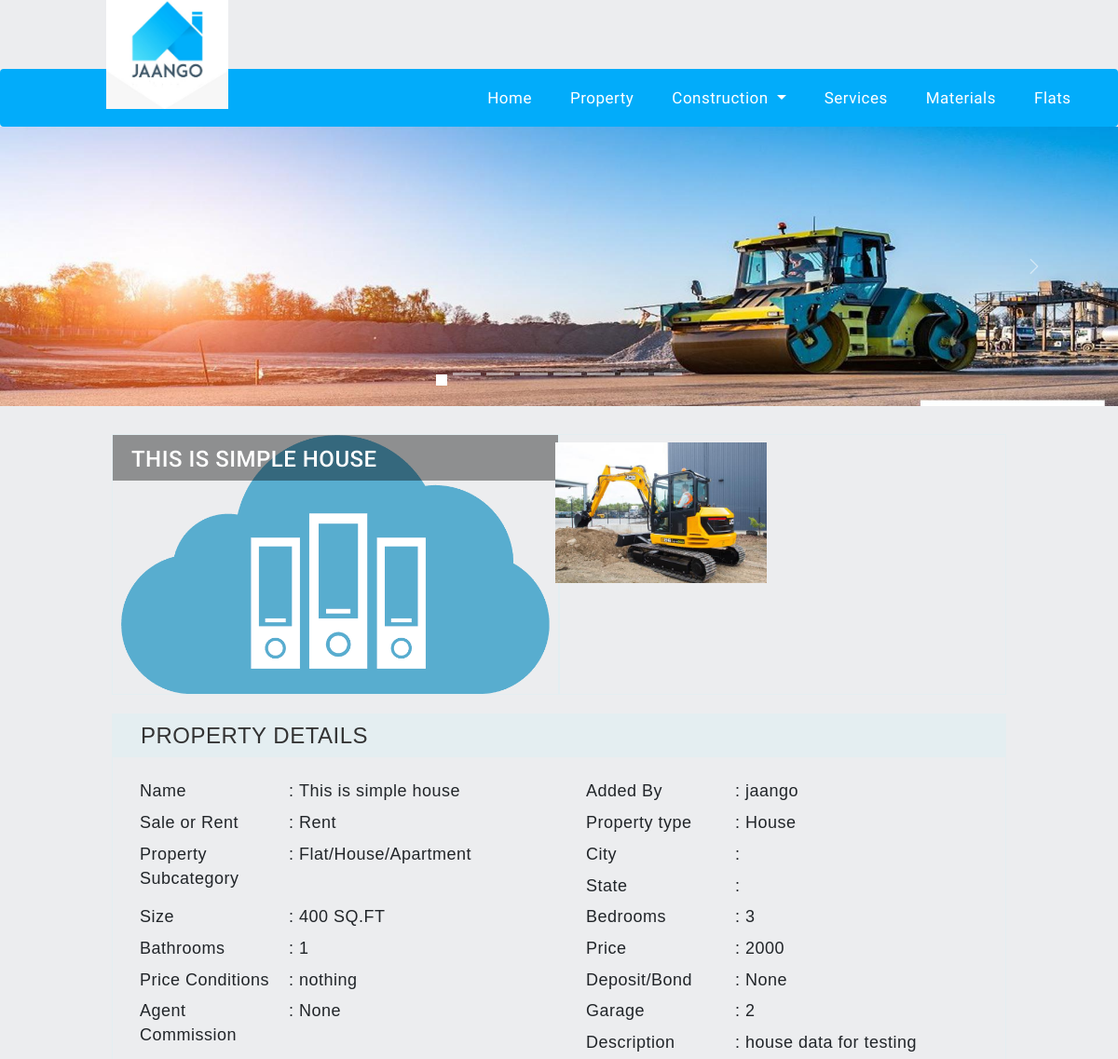
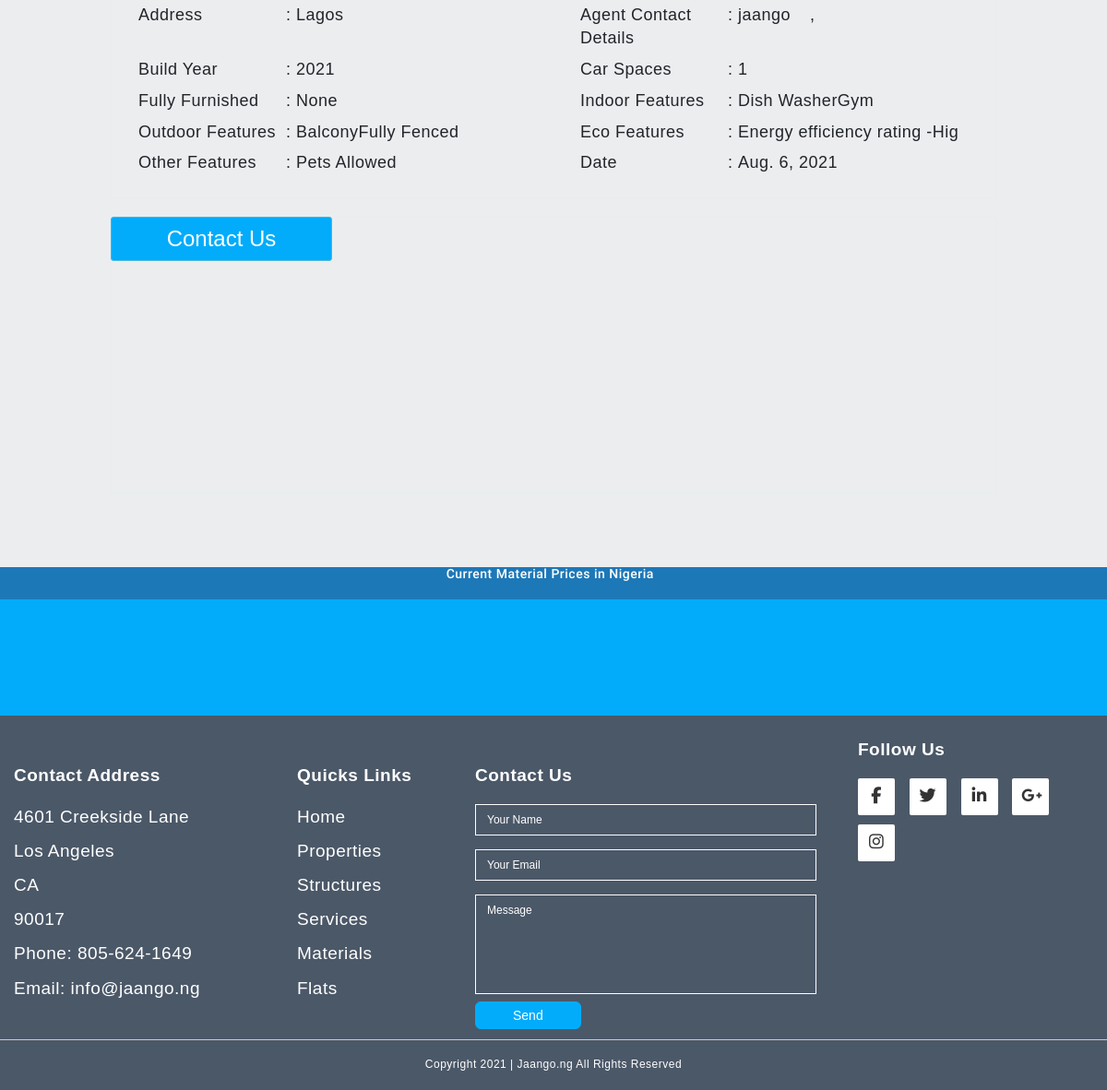
Page /property/2 on the committed database (2 pictures, top to bottom).
### app/models.py (models this page shows, shortened)
class Property(models.Model):
    propertyChoices = [
        ("Concrete Structure","Concrete Structure"),
        ("Steel Structure","Steel Structure"),
        ("Home Stay","Home Stay"),
        ("Land","Land"),
        ("Flat","Flat"),
        ("House","House")
    ]
    subCategory = [
        ("Flat/House/Apartment","Flat/House/Apartment"),
        ("Trees Work","Trees Work"),
        ("Gardening","Gardening"),
        ("Public","Public"),
        ("Private","Private"),
        ("In Dispute","In Dispute"),
        ("Farm Land","Farm Land"),
        ("Non-Cultivated","Non-Cultivated"),
        ("Cultivated","Cultivated"),
        ("Partially Furnished","Partially Furnished"),
        ("Fully Furnished","Fully Furnished"),
    ]
    currency = [
        ("₦ NGN","₦ NGN"),
        ("$ USD","$ USD"),
        ("£ GBP","£ GBP"),
        ("€ EUR","€ EUR"),
    ]
    type= [
        ("Sale","Sale"),
        ("Rent","Rent")
    ]
    user = models.ForeignKey(User,on_delete=models.CASCADE)
    Type = models.CharField(max_length=20,choices=type)
    Title= models.CharField(default="",max_length=50)
    Description = models.CharField(default="",max_length=250)
    PropertyType = models.CharField(choices=propertyChoices,default="",max_length=50)
    SubCategory = models.CharField(default="",choices=subCategory,max_length=50)
    Location= models.CharField(default="",max_length=150)
    Address = models.CharField(default="",max_length=200)
    Size = models.IntegerField(default=0)
    Currency= models.CharField(default="",choices=currency,max_length=20)
    Price = models.IntegerField()
    PriceConditions = models.CharField(default="",max_length=150)
    Deposit = models.IntegerField(null=True,blank=True)
    AgentCommision = models.IntegerField(null=True,blank=True)
    BuildYear = models.IntegerField()
    Rooms = models.IntegerField()
    Garages = models.IntegerField()
    Bathroom = models.IntegerField()
    CarSpaces = models.IntegerField()
    FullyFurnished = models.BooleanField(blank=True,null=True)
    IndoorFeaturs = models.CharField(max_length=500)
    OutdoorFeatures = models.CharField(max_length=500)
    EcoFeatures = models.CharField(max_length=500)
    OtherFeatures = models.CharField(max_length=500)
    Date = models.DateField(default=timezone.now)
    image1 = models.FileField(upload_to="Images",null=True,blank=True)
    image1Verify = models.BooleanField(blank=True,null=True)

class PropertyIMage(models.Model):
    projectName = models.ForeignKey(Property,on_delete=models.CASCADE)
    image = models.FileField(upload_to="Images",null=True,blank=True)
    Verified = models.BooleanField(null=True,blank=True)

### app/views.py (the view)
# urls.py: path("property/<str:id>",views.propertyView,name="propertyView"),
def propertyView(request, id):
    data = {}
    property = Property.objects.filter(id=id)
    imageData = PropertyIMage.objects.filter(projectName=property[0])
    data["property"] = property
    data["images"] = imageData
    return render(request, "propertyView.html", data)

### Templates/propertyView.html (shortened to what this page needs)
{% extends "base.html" %}
{% block body %}
<div class="container-fluid content-default">
    <div class="detail-page no-margin">
        <div class="row images-section">
            <div class="col-md-6 text-center selected-image">
                <img class="img-responsive propImg" id="grid-image-0" src="../Files/{{property.0.image1}}">
                <div class="item-title">
                    <h3 id="property-title" class="text-uppercase">{{property.0.Title}}</h3>
                </div>
            </div>
            <div class="col-md-6 image-grid">
                <div id="property-image-grid-container" class="row image-grid-1">
                    {% for k in images %}
                    <img class="img-responsive col-xs-6 grid-image" id="grid-image-1"
                        src="../Files/{{k.image}}">
                   {% endfor %}
                </div>
            </div>
        </div>
        <div class="item-details">
            <div class="details-heading vertical-align">
                <h3 class="no-margin display-inline">PROPERTY DETAILS</h3>
            </div>
            <table class="table table-sm item-details-table">
                <tbody>
                    <tr class="col-md-6">
                        <td>
                            <p id="propery-name-label" class="no-margin">Name </p>
                        </td>
                        <td>
                            : <span class="no-margin" id="property-user-name">{{property.0.Title}}</span>
                        </td>
                    </tr>
                    <tr class="col-md-6">
                        <td>
                            <p class="no-margin">Added By </p>
                        </td>
                        <td>
                            : <span class="no-margin" id="property-user-name">{{property.0.user.username}}</span>
                        </td>
                    </tr>
                    <tr class="col-md-6">
                        <td>
                            <p class="no-margin">Sale or Rent </p>
                        </td>
                        <td>
                            : <span class="no-margin" id="sale_or_rent">{{property.0.Type}}</span>
                        </td>
                    </tr>
                    <tr class="col-md-6">
                        <td>
                            <p class="no-margin">Property type </p>
                        </td>
                        <td>
                            : <span class="no-margin" id="property-type">{{property.0.PropertyType}}</span>
                        </td>
                    </tr>
                    <tr class="col-md-6">
                        <td>
                            <p class="no-margin">Property Subcategory </p>
                        </td>
                        <td>
                            : <span class="no-margin" id="property_subcategory">{{property.0.SubCategory}}</span>
                        </td>
                    </tr>
                    <tr class="col-md-6">
                        <td>
                            <p class="no-margin">City </p>
                        </td>
                        <td>
                            :
                        </td>
                    </tr>
                    <tr class="col-md-6">
                        <td>
                            <p class="no-margin">State </p>
                        </td>
                        <td>
                            :
                        </td>
                    </tr>
                    <tr class="col-md-6">
                        <td>
                            <p class="no-margin">Size </p>
                        </td>
                        <td>
                            : <span class="no-margin" id="property_location_area">{{property.0.Size}} SQ.FT</span>
                        </td>
                    </tr>
                    {% if property.0.PropertyType != "Land" %}
                    <tr class="col-md-6" id="bedrooms_row">
                        <td>
                            <p class="no-margin">Bedrooms </p>
                        </td>
                        <td>
                            : <span class="no-margin" id="bedrooms">{{property.0.Rooms}}</span>
                        </td>
                    </tr>
                    {% endif %}
                    {% if property.0.PropertyType != "Land" %}
                    <tr class="col-md-6" id="bathrooms_row">
                        <td>
                            <p class="no-margin">Bathrooms </p>
                        </td>
                        <td>
                            : <span class="no-margin" id="bathrooms">{{ property.0.Bathroom }}</span>
                        </td>
                    </tr>
                    {% endif %}
                    <tr class="col-md-6">
                        <td>
                            <p class="no-margin">Price </p>
                        </td>
                        <td>
                            : <span class="no-margin" id="price">{{ property.0.Price }}</span>
                        </td>
                    </tr>
                    <tr class="col-md-6" id="price_condition_detail_view_r">
                        <td>
                            <p class="no-margin">Price Conditions</p>
                        </td>
                        <td>
                            : <span class="no-margin" id="price_condition_detail_view">{{ property.0.PriceConditions }}</span>
                        </td>
                    </tr>
                    <tr class="col-md-6" id="deposit_or_bond_detail_view_r">
                        <td>
                            <p class="no-margin">Deposit/Bond</p>
                        </td>
                        <td>
                            : <span class="no-margin" id="deposit_or_bond_detail_view">{{ property.0.Deposit }}</span>
                        </td>
                    </tr>
                    <tr class="col-md-6" id="agent_commission_detail_view_r">
                        <td>
                            <p class="no-margin">Agent Commission</p>
                        </td>
                        <td>
                            : <span class="no-margin" id="agent_commission_detail_view">{{ property.0.AgentCommision }}</span>
                        </td>
                    </tr>
                    {% if property.0.PropertyType != "Land" %}
                    <tr class="col-md-6" id="garage_row">
                        <td>
                            <p class="no-margin">Garage </p>
                        </td>
                        <td>
                            : <span class="no-margin" id="garage">{{ property.0.Garages }}</span>
                        </td>
                    </tr>
                    {% endif %}
                    <tr class="col-md-6">
                        <td>
                            <p class="no-margin">Description </p>
                        </td>
                        <td>
                            : <span class="no-margin" id="description">{{ property.0.Description }}</span>
                        </td>
                    </tr>
                    <tr class="col-md-6">
                        <td>
                            <p class="no-margin">Address </p>
                        </td>
                        <td>
                            : <span class="no-margin" id="address">{{ property.0.Address }}</span>
                        </td>
                    </tr>
                    <tr class="col-md-6" id="agent-contact-details-detail-view-r">
                        <td>
                            <p class="no-margin">Agent Contact Details </p>
                        </td>
                        <td>
                            : <span class="no-margin" id="agent-contact-details">{{ property.0.user.username }}</span>
                        </td>
                        <td>
                            ,
                        </td>
                    </tr>
                    <tr class="col-md-6" id="property-build-yr-r">
                        <td>
                            <p class="no-margin">Build Year </p>
                        </td>
                        <td>
                            : <span class="no-margin" id="property-build-year">{{ property.0.BuildYear }}</span>
                        </td>
                    </tr>
                    <tr class="col-md-6" id="property-car-spaces-r">
                        <td>
                            <p class="no-margin">Car Spaces </p>
                        </td>
                        <td>
                            : <span class="no-margin" id="property-car-spaces">{{ property.0.CarSpaces }}</span>
                        </td>
                    </tr>
                    <tr class="col-md-6" id="property-furnishing-r">
                        <td>
                            <p class="no-margin">Fully Furnished </p>
                        </td>
                        <td>
                            : <span class="no-margin" id="property-furnishing-status">{{ property.0.FullyFurnished }}</span>
                        </td>
                    </tr>
                    <tr class="col-md-6" id="property-indoor-features-r">
                        <td>
                            <p class="no-margin">Indoor Features </p>
                        </td>
                        <td>
                            : <span class="no-margin">
                                {{ property.0.IndoorFeaturs }}
                            </span>
                        </td>
                    </tr>
                    <tr class="col-md-6" id="property-outdoor-features-r">
                        <td>
                            <p class="no-margin">Outdoor Features </p>
                        </td>
                        <td>
                            : <span class="no-margin">
                                <ul class="list-unstyled feature-list" id="property-outdoor-features">
                                    <li class="comma-span">{{ property.0.OutdoorFeatures }}</li>
                                </ul>
                            </span>
                        </td>
                    </tr>
                    <tr class="col-md-6" id="property-eco-features-r">
                        <td>
                            <p class="no-margin">Eco Features </p>
                        </td>
                        <td>
                            : <span class="no-margin">
                                <ul class="list-unstyled feature-list" id="property-eco-features">
                                    <li class="comma-span"> {{ property.0.EcoFeatures }}</li>
                                </ul>
                            </span>
                        </td>
                    </tr>
                    <tr class="col-md-6" id="property-other-features-r">
                        <td>
                            <p class="no-margin">Other Features </p>
                        </td>
                        <td>
                            : <span class="no-margin">
                                <ul class="list-unstyled feature-list" id="property-other-features">
                                    <li class="comma-span">{{ property.0.OtherFeatures }}</li>
                                </ul>
                            </span>
                        </td>
                    </tr>
                    <tr class="col-md-6" id="property-indoor-features-r">
                        <td>
                            <p class="no-margin">Date </p>
                        </td>
                        <td>
                            : <span class="no-margin">
                                {{ property.0.Date }}
                            </span>
                        </td>
                    </tr>
                </tbody>
            </table>
        </div>
        <button type="button" id="property-contact-button"
            class="btn btn-info btn-sm col-xs-12 col-sm-6 col-md-4 col-lg-3 detail-page-contact-button"
            data-toggle="modal" data-target=".contact-modal">
            <h3>Contact Us</h3>
        </button>
        <div class="location-item">
            <div id="map"></div>
        </div>
    </div>
</div>
{% endblock %}

### rows in the picture
Property: image1 (picture), Title "THIS IS SIMPLE HOUSE", Title "This is simple house", user.username "jaango", Type "Rent", PropertyType "House", SubCategory "Flat/House/Apartment", Size "400", Rooms "3", Bathroom "1", Price "2000", PriceConditions "nothing", Deposit "None", AgentCommision "None", Garages "2", Description "house data for testing", Address "Lagos", BuildYear "2021", CarSpaces "1", FullyFurnished "None", IndoorFeaturs "Dish WasherGym", OutdoorFeatures "BalconyFully Fenced", EcoFeatures "Energy efficiency rating -Hig", OtherFeatures "Pets Allowed", Date "Aug. 6, 2021"
PropertyIMage: image (picture)
